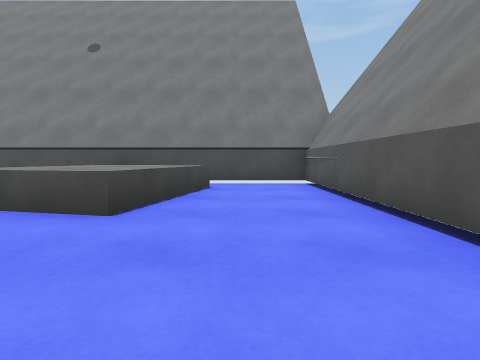
[1] (above)

20 first-person views from a walk through a 3-D level made in the Unity game engine. The camera is 0.62 m above the floor, tilts 4° down and sees 80° across. The floor is counted in squares, 1 m on a side. Each view is taken from the middle of a square. On the plan, view 1 faces up. The plan holds only what a view shows up to about 9 squares ahead; the rest is blank. The place goes on beyond the plan. The player is left out. Surface patterns are stand-ins for the level's own textures.

[2]
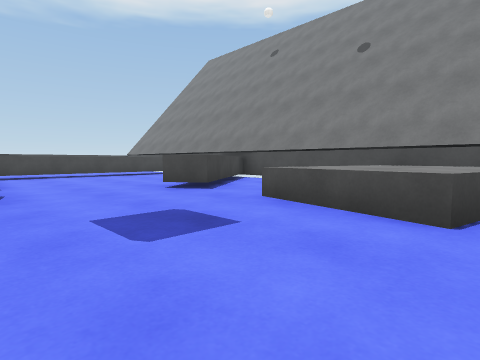

[3]
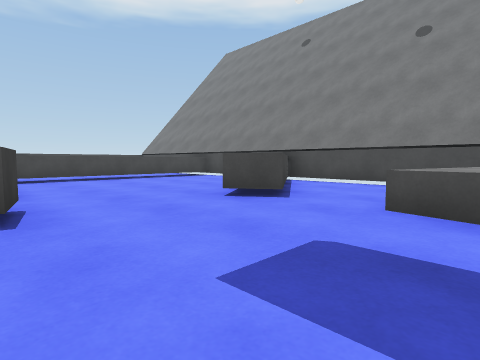

[4]
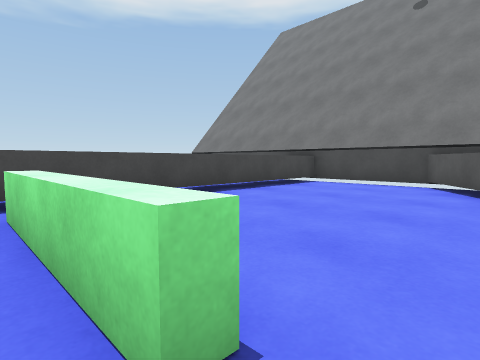

[5]
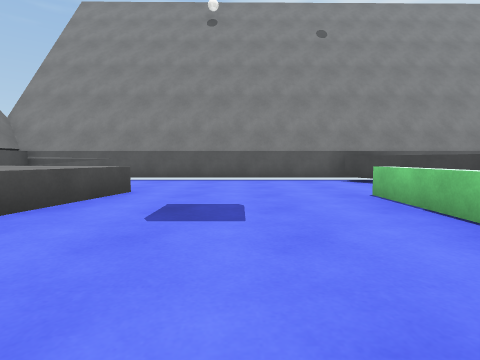

[6]
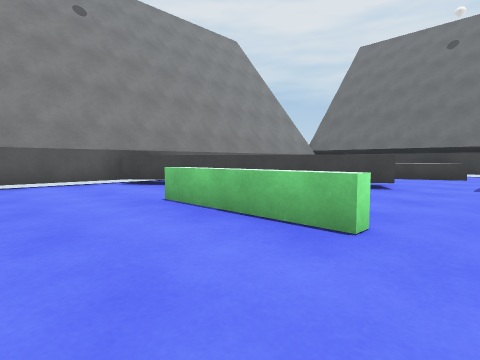

[7]
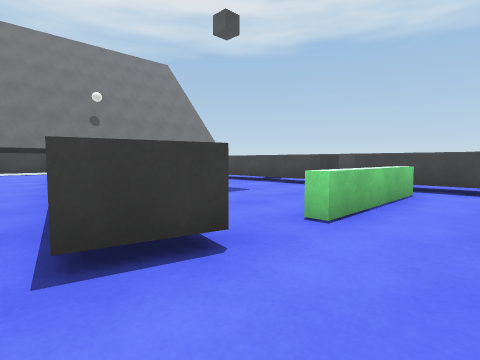

[8]
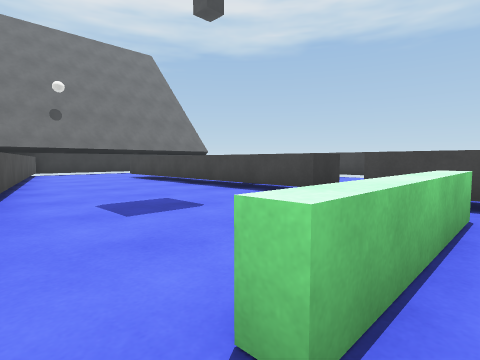

[9]
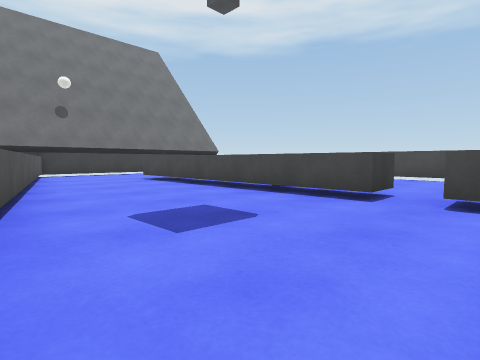

[10]
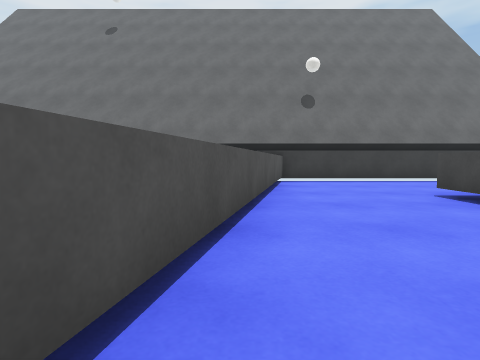

[11]
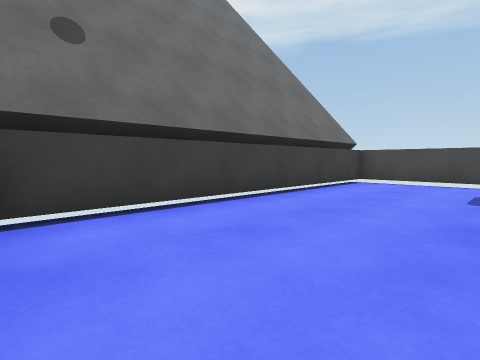

[12]
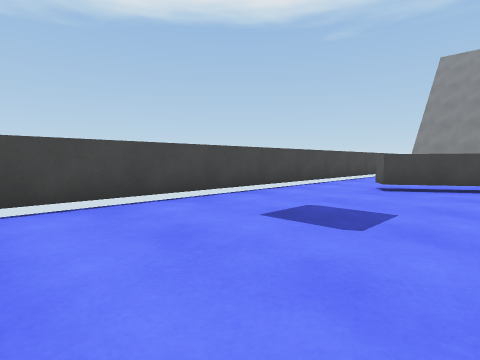

[13]
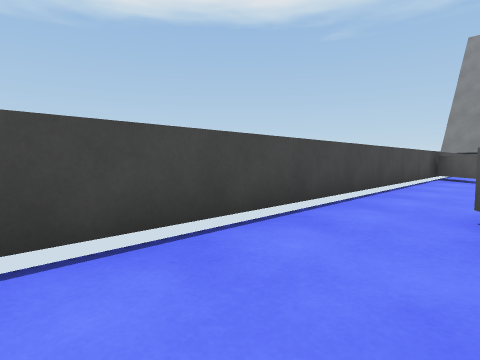

[14]
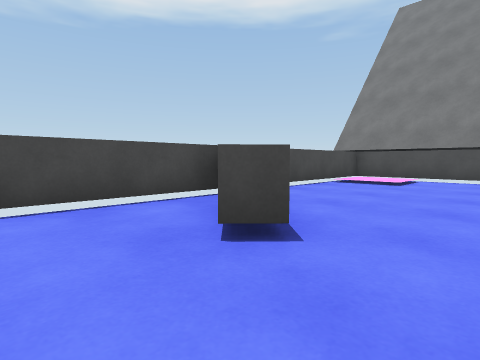

[15]
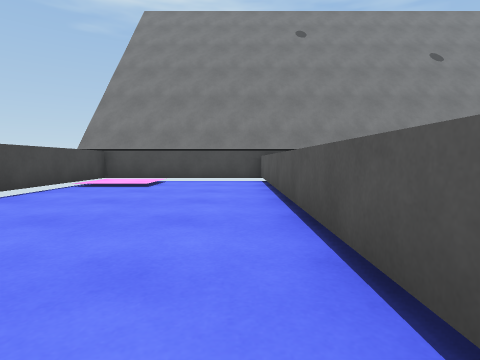

[16]
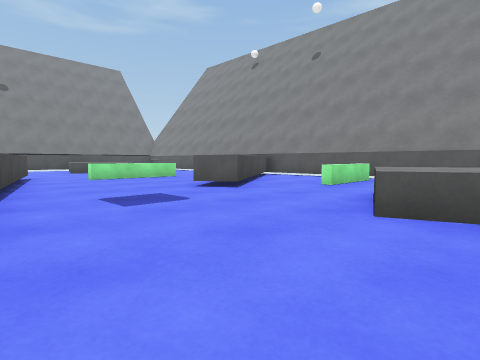

[17]
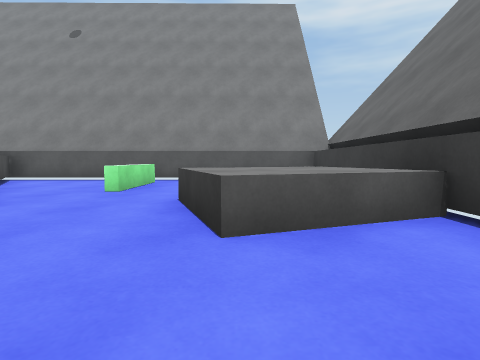

[18]
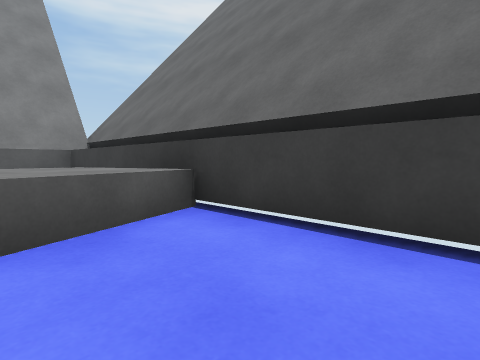

[19]
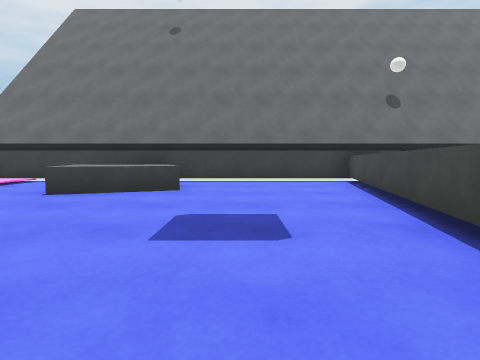

[20]
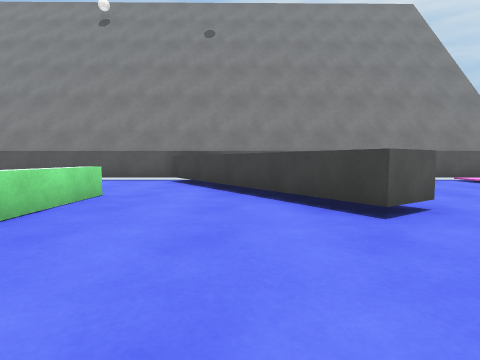

### Floor plan
Key: @ floor where view 1 was taken; # wall or solid block; . main floor; : floor 0.1 m higher than the main floor; / step, stairs or slope; = window, fence, low wall or low ledge; ^ raised ledge.
Columns run from 18 left of view 1 to 2 right of it. Each row starts with its distance up from view 1.
  8 #####################
  7 #:/..^...^^....^^...#
  6 #:/..^....^....^^^..#
  5 #....^....^^..^^^^..#
  4 #....^.....^^.^^^^..#
  3 #....^..........^...#
  2 #....^..............#
  1 #^...^.===..........#
  0 #.^..^.....^......@.#
 -1 #..........^..^^=...#
 -2 #....^....^^.......^#
 -3 #....^....^^......^^#
 -4 #...^^....^.....^^^.#
 -5 #.^^^^....^....^^^..#
 -6 #.^..^...^^...^^....#
 -7 #....^...^^......===#
 -8 #....^...^^.........#
 -9 #....^...^.....^....#
-10 #........^....^^^...#
-11 #.......^^....^^^./:#
-12 #.......##....=#..//#
-13 #####################

Where each view was taken, in squares from view 1:
view 1: 0 up, 0 right, facing up
view 2: 0 up, 1 left, facing up-left
view 3: 0 up, 3 left, facing up-left
view 4: 0 up, 8 left, facing up-left
view 5: 1 up, 7 left, facing right
view 6: 1 up, 6 left, facing down-right
view 7: 2 up, 6 left, facing down-left
view 8: 1 up, 8 left, facing down-left
view 9: 0 up, 8 left, facing down-left
view 10: 4 down, 9 left, facing down
view 11: 9 down, 10 left, facing down-left
view 12: 12 down, 14 left, facing up-left
view 13: 9 down, 16 left, facing up-left
view 14: 2 down, 14 left, facing up-left
view 15: 1 down, 14 left, facing up
view 16: 11 down, 8 left, facing up-right
view 17: 10 down, 7 left, facing right
view 18: 10 down, 7 left, facing down-right
view 19: 4 down, 6 left, facing down
view 20: 4 down, 7 left, facing right
